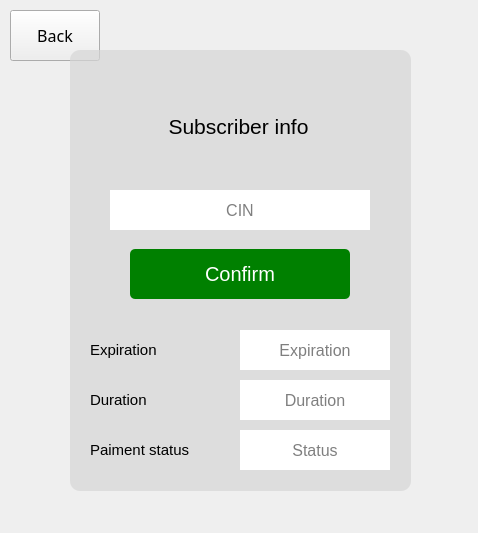
<?xml version="1.0" encoding="UTF-8"?>
<ui version="4.0">
 <class>MainWindow</class>
 <widget class="QMainWindow" name="MainWindow">
  <property name="geometry">
   <rect>
    <x>0</x>
    <y>0</y>
    <width>478</width>
    <height>533</height>
   </rect>
  </property>
  <property name="minimumSize">
   <size>
    <width>478</width>
    <height>533</height>
   </size>
  </property>
  <property name="maximumSize">
   <size>
    <width>478</width>
    <height>533</height>
   </size>
  </property>
  <property name="windowTitle">
   <string>MainWindow</string>
  </property>
  <property name="styleSheet">
   <string notr="true">QMainWindow {border-image: url(:/background/img/bg.jpg);}</string>
  </property>
  <widget class="QWidget" name="centralwidget">
   <widget class="QWidget" name="widget" native="true">
    <property name="geometry">
     <rect>
      <x>70</x>
      <y>50</y>
      <width>341</width>
      <height>441</height>
     </rect>
    </property>
    <property name="styleSheet">
     <string notr="true">QWidget{
background-color: rgba(213, 213, 213,0.7);
border-radius: 10px;
}</string>
    </property>
    <widget class="QLabel" name="label">
     <property name="geometry">
      <rect>
       <x>80</x>
       <y>60</y>
       <width>177</width>
       <height>33</height>
      </rect>
     </property>
     <property name="font">
      <font>
       <pointsize>16</pointsize>
      </font>
     </property>
     <property name="styleSheet">
      <string notr="true">background-color: rgba(255, 255, 255,0);</string>
     </property>
     <property name="text">
      <string>Subscriber info</string>
     </property>
     <property name="alignment">
      <set>Qt::AlignCenter</set>
     </property>
    </widget>
    <widget class="QPushButton" name="confirm">
     <property name="geometry">
      <rect>
       <x>60</x>
       <y>199</y>
       <width>220</width>
       <height>50</height>
      </rect>
     </property>
     <property name="font">
      <font>
       <pointsize>15</pointsize>
      </font>
     </property>
     <property name="styleSheet">
      <string notr="true">QPushButton{
color: white;
background-color:green;
border-radius:5px;
padding:10px;
}
QPushButton:hover{
background-color:rgb(0, 170, 0);
}</string>
     </property>
     <property name="text">
      <string>Confirm</string>
     </property>
    </widget>
    <widget class="QLineEdit" name="cin">
     <property name="geometry">
      <rect>
       <x>40</x>
       <y>140</y>
       <width>260</width>
       <height>40</height>
      </rect>
     </property>
     <property name="minimumSize">
      <size>
       <width>0</width>
       <height>0</height>
      </size>
     </property>
     <property name="font">
      <font>
       <pointsize>12</pointsize>
      </font>
     </property>
     <property name="styleSheet">
      <string notr="true">QLineEdit{
padding:10px;
background-color: rgb(255, 255, 255);
border-radius:0px;
}
QLineEdit:focus{
border-bottom:2px solid blue;
}
</string>
     </property>
     <property name="alignment">
      <set>Qt::AlignCenter</set>
     </property>
     <property name="placeholderText">
      <string>CIN</string>
     </property>
    </widget>
    <widget class="QLineEdit" name="duration">
     <property name="enabled">
      <bool>false</bool>
     </property>
     <property name="geometry">
      <rect>
       <x>170</x>
       <y>330</y>
       <width>150</width>
       <height>40</height>
      </rect>
     </property>
     <property name="minimumSize">
      <size>
       <width>150</width>
       <height>40</height>
      </size>
     </property>
     <property name="maximumSize">
      <size>
       <width>150</width>
       <height>40</height>
      </size>
     </property>
     <property name="font">
      <font>
       <pointsize>12</pointsize>
      </font>
     </property>
     <property name="styleSheet">
      <string notr="true">QLineEdit{
padding:10px;
background-color: rgb(255, 255, 255);
border-radius:0px;
}
QLineEdit:focus{
border-bottom:2px solid blue;
}
</string>
     </property>
     <property name="alignment">
      <set>Qt::AlignCenter</set>
     </property>
     <property name="placeholderText">
      <string>Duration</string>
     </property>
    </widget>
    <widget class="QLineEdit" name="status">
     <property name="enabled">
      <bool>false</bool>
     </property>
     <property name="geometry">
      <rect>
       <x>170</x>
       <y>380</y>
       <width>150</width>
       <height>40</height>
      </rect>
     </property>
     <property name="minimumSize">
      <size>
       <width>150</width>
       <height>40</height>
      </size>
     </property>
     <property name="maximumSize">
      <size>
       <width>150</width>
       <height>40</height>
      </size>
     </property>
     <property name="font">
      <font>
       <pointsize>12</pointsize>
      </font>
     </property>
     <property name="styleSheet">
      <string notr="true">QLineEdit{
padding:10px;
background-color: rgb(255, 255, 255);
border-radius:0px;
}
QLineEdit:focus{
border-bottom:2px solid blue;
}
</string>
     </property>
     <property name="alignment">
      <set>Qt::AlignCenter</set>
     </property>
     <property name="placeholderText">
      <string>Status</string>
     </property>
    </widget>
    <widget class="QLabel" name="label_5">
     <property name="geometry">
      <rect>
       <x>20</x>
       <y>330</y>
       <width>171</width>
       <height>40</height>
      </rect>
     </property>
     <property name="font">
      <font>
       <pointsize>11</pointsize>
      </font>
     </property>
     <property name="styleSheet">
      <string notr="true">background-color: rgba(255, 255, 255,0);</string>
     </property>
     <property name="text">
      <string>Duration</string>
     </property>
     <property name="alignment">
      <set>Qt::AlignLeading|Qt::AlignLeft|Qt::AlignVCenter</set>
     </property>
    </widget>
    <widget class="QLabel" name="label_3">
     <property name="geometry">
      <rect>
       <x>20</x>
       <y>280</y>
       <width>172</width>
       <height>40</height>
      </rect>
     </property>
     <property name="font">
      <font>
       <pointsize>11</pointsize>
      </font>
     </property>
     <property name="styleSheet">
      <string notr="true">background-color: rgba(255, 255, 255,0);</string>
     </property>
     <property name="text">
      <string>Expiration</string>
     </property>
     <property name="alignment">
      <set>Qt::AlignLeading|Qt::AlignLeft|Qt::AlignVCenter</set>
     </property>
    </widget>
    <widget class="QLineEdit" name="exp">
     <property name="enabled">
      <bool>false</bool>
     </property>
     <property name="geometry">
      <rect>
       <x>170</x>
       <y>280</y>
       <width>150</width>
       <height>40</height>
      </rect>
     </property>
     <property name="minimumSize">
      <size>
       <width>150</width>
       <height>40</height>
      </size>
     </property>
     <property name="maximumSize">
      <size>
       <width>150</width>
       <height>40</height>
      </size>
     </property>
     <property name="font">
      <font>
       <pointsize>12</pointsize>
      </font>
     </property>
     <property name="styleSheet">
      <string notr="true">QLineEdit{
padding:10px;
background-color: rgb(255, 255, 255);
border-radius:0px;
}
QLineEdit:focus{
border-bottom:2px solid blue;
}
</string>
     </property>
     <property name="alignment">
      <set>Qt::AlignCenter</set>
     </property>
     <property name="placeholderText">
      <string>Expiration</string>
     </property>
    </widget>
    <widget class="QLabel" name="label_4">
     <property name="geometry">
      <rect>
       <x>20</x>
       <y>380</y>
       <width>177</width>
       <height>40</height>
      </rect>
     </property>
     <property name="font">
      <font>
       <pointsize>11</pointsize>
      </font>
     </property>
     <property name="styleSheet">
      <string notr="true">background-color: rgba(255, 255, 255,0);</string>
     </property>
     <property name="text">
      <string>Paiment status</string>
     </property>
    </widget>
   </widget>
   <widget class="QPushButton" name="back">
    <property name="geometry">
     <rect>
      <x>10</x>
      <y>10</y>
      <width>90</width>
      <height>51</height>
     </rect>
    </property>
    <property name="font">
     <font>
      <family>8514oem</family>
      <pointsize>12</pointsize>
     </font>
    </property>
    <property name="text">
     <string>Back</string>
    </property>
   </widget>
   <zorder>back</zorder>
   <zorder>widget</zorder>
  </widget>
 </widget>
 <resources>
  <include location="ressource.qrc"/>
 </resources>
 <connections/>
</ui>
